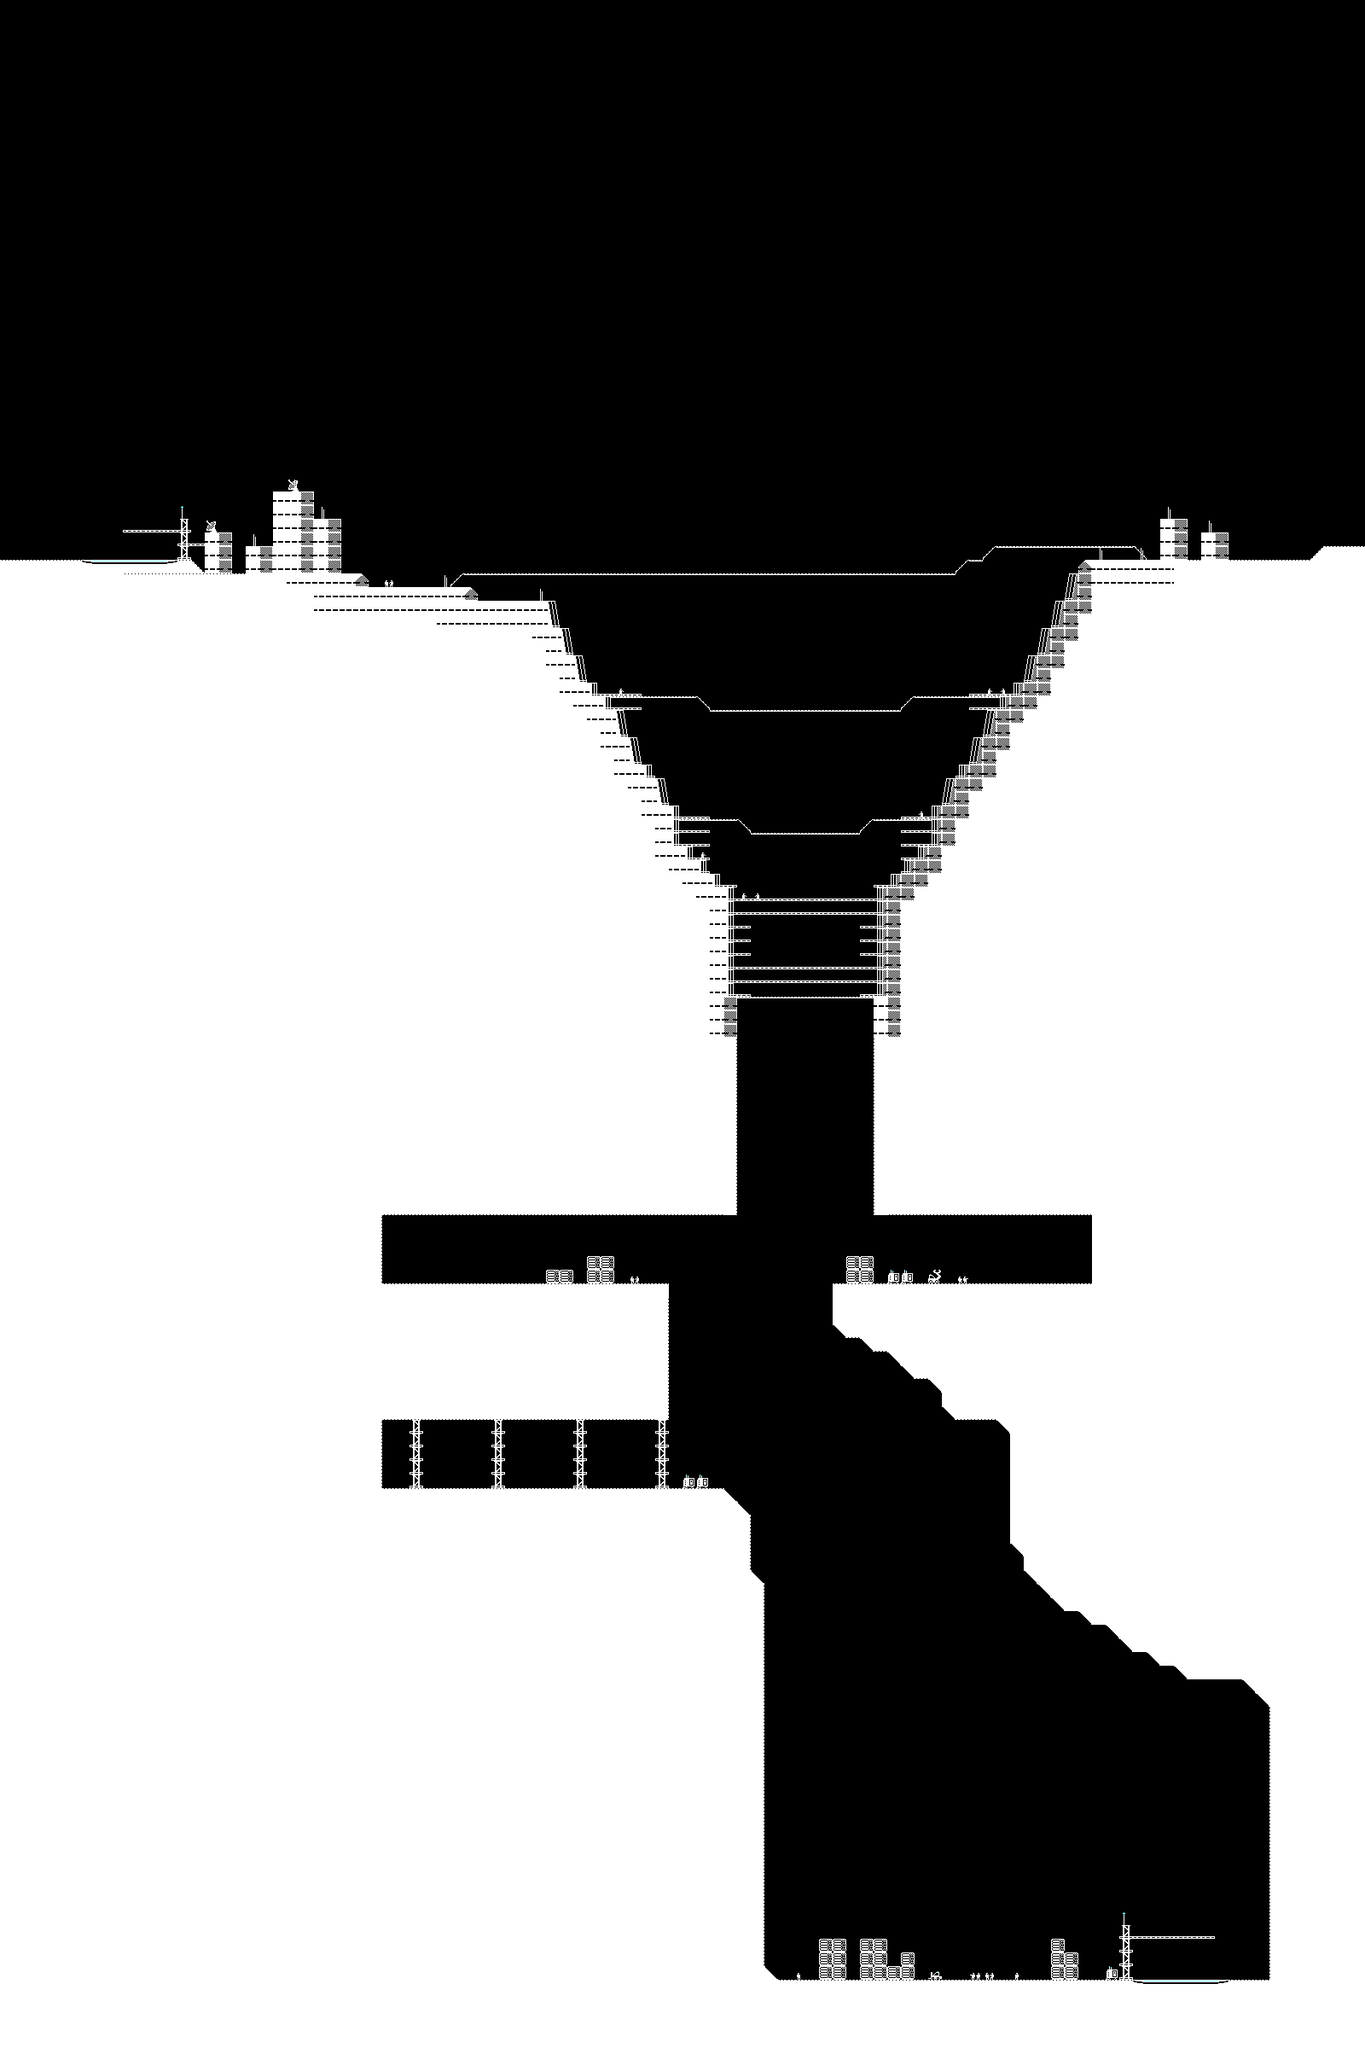

Below is a game level as drawn by its tile map, then a one-line description and the .tmx that defines it (tile-layer data replaced by summaries):
An orthogonal 100x150 tile map with 16x16 px tiles, 3 tile layers (background, collision, foreground).

<map version="1.4" tiledversion="1.4.2" orientation="orthogonal" renderorder="right-down" width="100" height="150" tilewidth="16" tileheight="16" infinite="0" nextlayerid="4" nextobjectid="1">
 <editorsettings>
  <export target="geofront.json" format="json" />
 </editorsettings>
 <tileset firstgid="1" name="tileset_extruded" tilewidth="16" tileheight="16" spacing="2" margin="1" tilecount="100" columns="10">
  <image source="tileset_extruded.png" width="180" height="180" />
 </tileset>
 <layer id="2" name="background" width="100" height="150">
  <data>[15000 cells, 2806 non-empty, 11 distinct tile ids]</data>
 </layer>
 <layer id="3" name="collision" width="100" height="150">
  <data>[15000 cells, 8289 non-empty, 19 distinct tile ids]</data>
 </layer>
 <layer id="1" name="foreground" width="100" height="150">
  <data>[15000 cells, 109 non-empty, 10 distinct tile ids]</data>
 </layer>
</map>